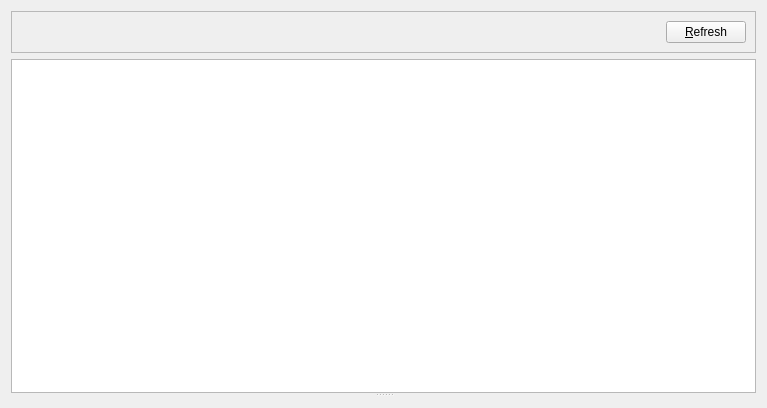
<?xml version="1.0" encoding="UTF-8"?>
<ui version="4.0">
 <class>PortfolioReviewWidget</class>
 <widget class="QWidget" name="PortfolioReviewWidget">
  <property name="geometry">
   <rect>
    <x>0</x>
    <y>0</y>
    <width>767</width>
    <height>408</height>
   </rect>
  </property>
  <property name="windowTitle">
   <string>Portfolio assignments to review</string>
  </property>
  <layout class="QVBoxLayout" name="verticalLayout">
   <item>
    <widget class="QFrame" name="ReportParamsFrame">
     <property name="frameShape">
      <enum>QFrame::Shape::StyledPanel</enum>
     </property>
     <layout class="QHBoxLayout" name="horizontalLayout">
      <item>
       <widget class="QLabel" name="SummaryLbl"/>
      </item>
      <item>
       <spacer name="ReportFrameSpacer">
        <property name="orientation">
         <enum>Qt::Orientation::Horizontal</enum>
        </property>
        <property name="sizeHint" stdset="0">
         <size>
          <width>40</width>
          <height>20</height>
         </size>
        </property>
       </spacer>
      </item>
      <item>
       <widget class="QPushButton" name="RefreshButton">
        <property name="text">
         <string>&amp;Refresh</string>
        </property>
       </widget>
      </item>
     </layout>
    </widget>
   </item>
   <item>
    <widget class="QSplitter" name="splitter">
     <property name="orientation">
      <enum>Qt::Orientation::Vertical</enum>
     </property>
     <widget class="QTableView" name="ReportTableView">
      <property name="sizePolicy">
       <sizepolicy hsizetype="Expanding" vsizetype="Expanding">
        <horstretch>0</horstretch>
        <verstretch>4</verstretch>
       </sizepolicy>
      </property>
      <property name="editTriggers">
       <set>QAbstractItemView::EditTrigger::NoEditTriggers</set>
      </property>
      <property name="alternatingRowColors">
       <bool>true</bool>
      </property>
      <property name="selectionBehavior">
       <enum>QAbstractItemView::SelectionBehavior::SelectRows</enum>
      </property>
      <property name="gridStyle">
       <enum>Qt::PenStyle::DotLine</enum>
      </property>
      <property name="wordWrap">
       <bool>false</bool>
      </property>
      <attribute name="verticalHeaderVisible">
       <bool>false</bool>
      </attribute>
      <attribute name="verticalHeaderMinimumSectionSize">
       <number>20</number>
      </attribute>
     </widget>
     <widget class="JalOperationsTabs" name="OperationDetails">
      <property name="sizePolicy">
       <sizepolicy hsizetype="Preferred" vsizetype="Preferred">
        <horstretch>0</horstretch>
        <verstretch>1</verstretch>
       </sizepolicy>
      </property>
     </widget>
    </widget>
   </item>
  </layout>
 </widget>
 <tabstops>
  <tabstop>RefreshButton</tabstop>
  <tabstop>ReportTableView</tabstop>
  <tabstop>OperationDetails</tabstop>
 </tabstops>
 <customwidgets>
  <customwidget>
   <class>JalOperationsTabs</class>
   <extends>QStackedWidget</extends>
   <header>jal/widgets/operations_tabs.h</header>
   <container>1</container>
  </customwidget>
 </customwidgets>
 <resources/>
 <connections/>
</ui>
